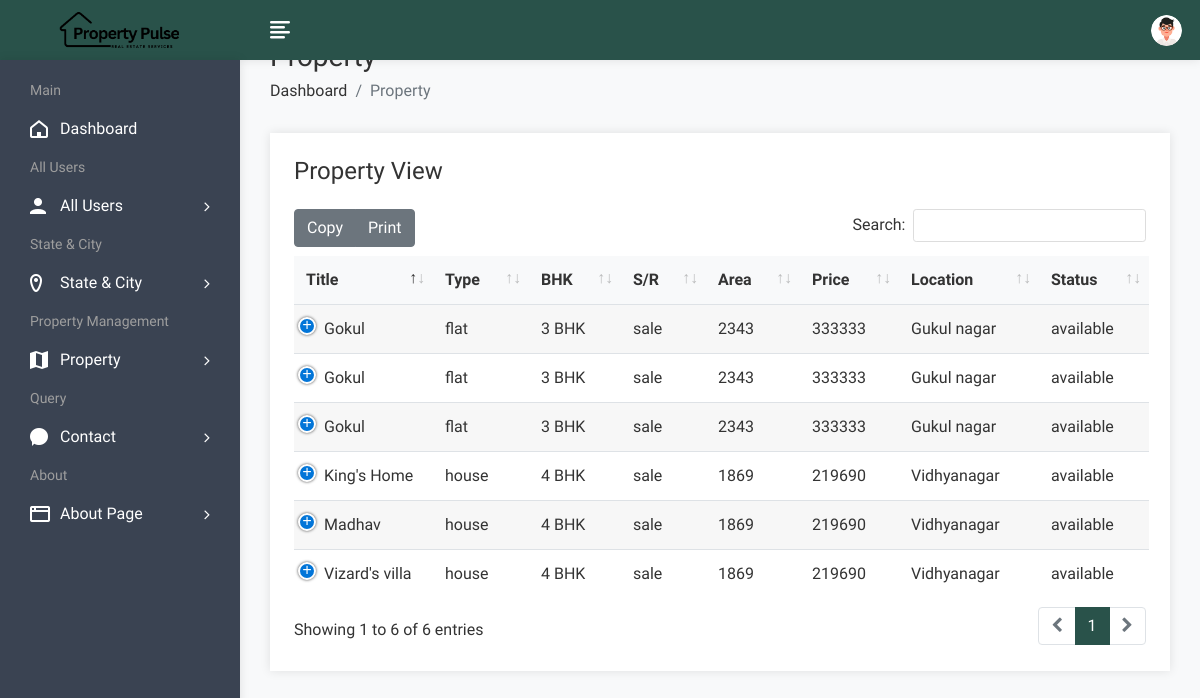
Page /admin/propertyview.php (signed in) on the committed database.
### tables this page shows
CREATE TABLE `property` (
  `pid` int(50) NOT NULL,
  `title` varchar(200) NOT NULL,
  `pcontent` longtext NOT NULL,
  `type` varchar(100) NOT NULL,
  `bhk` varchar(50) NOT NULL,
  `stype` varchar(100) NOT NULL,
  `bedroom` int(50) NOT NULL,
  `bathroom` int(50) NOT NULL,
  `balcony` int(50) NOT NULL,
  `kitchen` int(50) NOT NULL,
  `hall` int(50) NOT NULL,
  `floor` varchar(50) NOT NULL,
  `size` int(50) NOT NULL,
  `price` int(50) NOT NULL,
  `location` varchar(200) NOT NULL,
  `city` varchar(100) NOT NULL,
  `state` varchar(100) NOT NULL,
  `feature` longtext NOT NULL,
  `pimage` varchar(300) NOT NULL,
  `uid` int(50) NOT NULL,
  `status` varchar(50) NOT NULL,
  `totalfloor` varchar(50) NOT NULL,
  `date` datetime NOT NULL DEFAULT current_timestamp(),
  `isFeatured` int(11) DEFAULT NULL
);

### admin/propertyview.php (the view, shortened to what this page needs)
<!DOCTYPE html>
<html lang="en">
<head>
        <link rel="stylesheet" href="assets/css/bootstrap.min.css">
        <link rel="stylesheet" href="assets/css/font-awesome.min.css">
        <link rel="stylesheet" href="assets/css/feathericon.min.css">
		<link rel="stylesheet" href="assets/plugins/datatables/dataTables.bootstrap4.min.css">
		<link rel="stylesheet" href="assets/plugins/datatables/responsive.bootstrap4.min.css">
		<link rel="stylesheet" href="assets/plugins/datatables/select.bootstrap4.min.css">
		<link rel="stylesheet" href="assets/plugins/datatables/buttons.bootstrap4.min.css">
        <link rel="stylesheet" href="assets/css/style.css">
    </head>
    <body>
				<?php include("header.php"); ?>
            <div class="page-wrapper">
                <div class="content container-fluid">
					<div class="page-header">
						<div class="row">
							<div class="col">
								<h3 class="page-title">Property</h3>
								<ul class="breadcrumb">
									<li class="breadcrumb-item"><a href="dashboard.php">Dashboard</a></li>
									<li class="breadcrumb-item active">Property</li>
								</ul>
							</div>
						</div>
					</div>
					<div class="row">
                            <div class="col-12">
                                <div class="card">
                                    <div class="card-body">
                                        <h4 class="header-title mt-0 mb-4">Property View</h4>
                                        <table id="datatable-buttons" class="table table-striped dt-responsive nowrap">
                                            <thead>
                                                <tr>
                                                    <th>Title</th>
                                                    <th>Type</th>
                                                    <th>BHK</th>
                                                    <th>S/R</th>
													<th>Area</th>
                                                    <th>Price</th>
                                                    <th>Location</th>
													<th>Status</th>
                                                </tr>
                                            </thead>
                                            <tbody>
												<?php
													$query=mysqli_query($con,"select * from property");
													while($row=mysqli_fetch_row($query))
													{
												?>
                                                <tr>
                                                    <td><?php echo $row['1']; ?></td>
                                                    <td><?php echo $row['3']; ?></td>
                                                    <td><?php echo $row['4']; ?></td>
                                                    <td><?php echo $row['5']; ?></td>
                                                    <td><?php echo $row['12']; ?></td>
                                                    <td><?php echo $row['13']; ?></td>
                                                    <td><?php echo $row['14']; ?></td>
                                                    <td><?php echo $row['20']; ?></td>
                                                </tr>
                                               <?php
												}
												?>
                                            </tbody>
                                        </table>
                                    </div>
                                </div>
                            </div>
                        </div>
				</div>
			</div>
    </body>
</html>

### rows in the picture
property: title "King's Home", type "house", bhk "4 BHK", stype "sale", size "1869", price "219690", location "Vidhyanagar", status "available"
property: title "Vizard's villa", type "house", bhk "4 BHK", stype "sale", size "1869", price "219690", location "Vidhyanagar", status "available"
property: title "Madhav", type "house", bhk "4 BHK", stype "sale", size "1869", price "219690", location "Vidhyanagar", status "available"
property: title "Gokul", type "flat", bhk "3 BHK", stype "sale", size "2343", price "333333", location "Gukul nagar", status "available"
property: title "Gokul", type "flat", bhk "3 BHK", stype "sale", size "2343", price "333333", location "Gukul nagar", status "available"
property: title "Gokul", type "flat", bhk "3 BHK", stype "sale", size "2343", price "333333", location "Gukul nagar", status "available"
